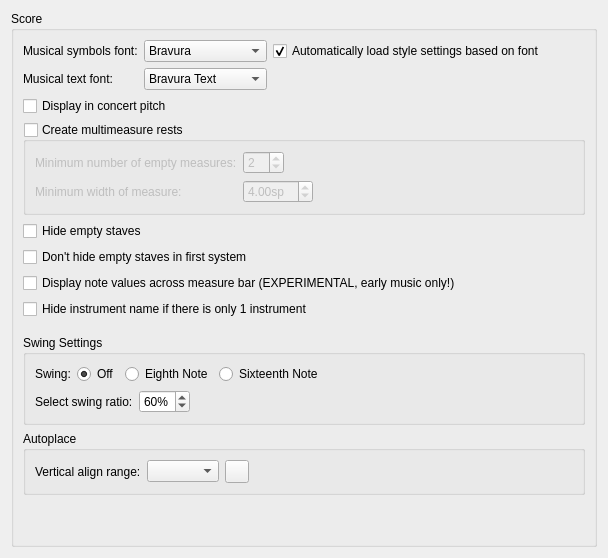
      <widget class="QWidget" name="PageScore">
       <layout class="QVBoxLayout" name="verticalLayout_20">
        <property name="spacing">
         <number>0</number>
        </property>
        <item>
         <widget class="QGroupBox" name="groupBox_12">
          <property name="title">
           <string>Score</string>
          </property>
          <layout class="QVBoxLayout" name="verticalLayout_6">
           <item>
            <layout class="QGridLayout" name="gridLayout">
             <item row="0" column="2">
              <widget class="QCheckBox" name="optimizeStyleCheckbox">
               <property name="toolTip">
                <string>MuseScore will change the style to suit the font better</string>
               </property>
               <property name="text">
                <string>Automatically load style settings based on font</string>
               </property>
               <property name="checked">
                <bool>true</bool>
               </property>
              </widget>
             </item>
             <item row="0" column="0">
              <widget class="QLabel" name="label_63">
               <property name="text">
                <string>Musical symbols font:</string>
               </property>
               <property name="buddy">
                <cstring>musicalSymbolFont</cstring>
               </property>
              </widget>
             </item>
             <item row="1" column="0">
              <widget class="QLabel" name="label_4">
               <property name="text">
                <string>Musical text font:</string>
               </property>
               <property name="buddy">
                <cstring>musicalTextFont</cstring>
               </property>
              </widget>
             </item>
             <item row="0" column="1">
              <widget class="QComboBox" name="musicalSymbolFont">
               <property name="sizePolicy">
                <sizepolicy hsizetype="Expanding" vsizetype="Fixed">
                 <horstretch>0</horstretch>
                 <verstretch>0</verstretch>
                </sizepolicy>
               </property>
               <item>
                <property name="text">
                 <string notr="true">Bravura</string>
                </property>
               </item>
               <item>
                <property name="text">
                 <string notr="true">Emmentaler</string>
                </property>
               </item>
               <item>
                <property name="text">
                 <string notr="true">Gonville</string>
                </property>
               </item>
               <item>
                <property name="text">
                 <string notr="true">MuseJazz</string>
                </property>
               </item>
              </widget>
             </item>
             <item row="1" column="1">
              <widget class="QComboBox" name="musicalTextFont">
               <item>
                <property name="text">
                 <string>Bravura Text</string>
                </property>
               </item>
               <item>
                <property name="text">
                 <string>Emmentaler Text</string>
                </property>
               </item>
               <item>
                <property name="text">
                 <string>Gonville Text</string>
                </property>
               </item>
               <item>
                <property name="text">
                 <string/>
                </property>
               </item>
              </widget>
             </item>
             <item row="0" column="3">
              <spacer name="horizontalSpacer_2">
               <property name="orientation">
                <enum>Qt::Horizontal</enum>
               </property>
               <property name="sizeHint" stdset="0">
                <size>
                 <width>40</width>
                 <height>20</height>
                </size>
               </property>
              </spacer>
             </item>
            </layout>
           </item>
           <item>
            <widget class="QCheckBox" name="concertPitch">
             <property name="text">
              <string>Display in concert pitch</string>
             </property>
            </widget>
           </item>
           <item>
            <widget class="QGroupBox" name="multiMeasureRests">
             <property name="title">
              <string>Create multimeasure rests</string>
             </property>
             <property name="checkable">
              <bool>true</bool>
             </property>
             <property name="checked">
              <bool>false</bool>
             </property>
             <layout class="QVBoxLayout" name="verticalLayout_5">
              <item>
               <layout class="QFormLayout" name="formLayout_3">
                <item row="0" column="0">
                 <widget class="QLabel" name="label_15">
                  <property name="text">
                   <string>Minimum number of empty measures:</string>
                  </property>
                  <property name="buddy">
                   <cstring>minEmptyMeasures</cstring>
                  </property>
                 </widget>
                </item>
                <item row="0" column="1">
                 <widget class="QSpinBox" name="minEmptyMeasures">
                  <property name="sizePolicy">
                   <sizepolicy hsizetype="Maximum" vsizetype="Fixed">
                    <horstretch>0</horstretch>
                    <verstretch>0</verstretch>
                   </sizepolicy>
                  </property>
                  <property name="minimum">
                   <number>1</number>
                  </property>
                  <property name="value">
                   <number>2</number>
                  </property>
                 </widget>
                </item>
                <item row="1" column="0">
                 <widget class="QLabel" name="label_16">
                  <property name="text">
                   <string>Minimum width of measure:</string>
                  </property>
                  <property name="buddy">
                   <cstring>minMeasureWidth</cstring>
                  </property>
                 </widget>
                </item>
                <item row="1" column="1">
                 <widget class="QDoubleSpinBox" name="minMeasureWidth">
                  <property name="sizePolicy">
                   <sizepolicy hsizetype="Maximum" vsizetype="Fixed">
                    <horstretch>0</horstretch>
                    <verstretch>0</verstretch>
                   </sizepolicy>
                  </property>
                  <property name="suffix">
                   <string>sp</string>
                  </property>
                  <property name="minimum">
                   <double>2.000000000000000</double>
                  </property>
                  <property name="value">
                   <double>4.000000000000000</double>
                  </property>
                 </widget>
                </item>
               </layout>
              </item>
             </layout>
            </widget>
           </item>
           <item>
            <widget class="QCheckBox" name="hideEmptyStaves">
             <property name="text">
              <string>Hide empty staves</string>
             </property>
            </widget>
           </item>
           <item>
            <widget class="QCheckBox" name="dontHideStavesInFirstSystem">
             <property name="text">
              <string>Don't hide empty staves in first system</string>
             </property>
            </widget>
           </item>
           <item>
            <widget class="QCheckBox" name="crossMeasureValues">
             <property name="text">
              <string>Display note values across measure bar (EXPERIMENTAL, early music only!)</string>
             </property>
            </widget>
           </item>
           <item>
            <widget class="QCheckBox" name="hideInstrumentNameIfOneInstrument">
             <property name="text">
              <string>Hide instrument name if there is only 1 instrument</string>
             </property>
            </widget>
           </item>
           <item>
            <spacer name="verticalSpacer_10">
             <property name="orientation">
              <enum>Qt::Vertical</enum>
             </property>
             <property name="sizeType">
              <enum>QSizePolicy::Preferred</enum>
             </property>
             <property name="sizeHint" stdset="0">
              <size>
               <width>10</width>
               <height>10</height>
              </size>
             </property>
            </spacer>
           </item>
           <item>
            <widget class="QGroupBox" name="swingSettings">
             <property name="title">
              <string>Swing Settings</string>
             </property>
             <layout class="QVBoxLayout" name="verticalLayout_39">
              <item>
               <layout class="QHBoxLayout" name="horizontalLayout_10">
                <item>
                 <widget class="QLabel" name="SwingLabel">
                  <property name="text">
                   <string>Swing:</string>
                  </property>
                 </widget>
                </item>
                <item>
                 <widget class="QRadioButton" name="SwingOff">
                  <property name="text">
                   <string>Off</string>
                  </property>
                  <property name="checked">
                   <bool>true</bool>
                  </property>
                 </widget>
                </item>
                <item>
                 <widget class="QRadioButton" name="swingEighth">
                  <property name="text">
                   <string>Eighth Note</string>
                  </property>
                 </widget>
                </item>
                <item>
                 <widget class="QRadioButton" name="swingSixteenth">
                  <property name="text">
                   <string>Sixteenth Note</string>
                  </property>
                 </widget>
                </item>
                <item>
                 <spacer name="zontalSpacer_16">
                  <property name="orientation">
                   <enum>Qt::Horizontal</enum>
                  </property>
                  <property name="sizeHint" stdset="0">
                   <size>
                    <width>40</width>
                    <height>20</height>
                   </size>
                  </property>
                 </spacer>
                </item>
               </layout>
              </item>
              <item>
               <layout class="QHBoxLayout" name="horizontalLayout_11">
                <item>
                 <widget class="QLabel" name="label_3">
                  <property name="text">
                   <string>Select swing ratio:</string>
                  </property>
                  <property name="buddy">
                   <cstring>swingBox</cstring>
                  </property>
                 </widget>
                </item>
                <item>
                 <widget class="QSpinBox" name="swingBox">
                  <property name="sizePolicy">
                   <sizepolicy hsizetype="Maximum" vsizetype="Fixed">
                    <horstretch>0</horstretch>
                    <verstretch>0</verstretch>
                   </sizepolicy>
                  </property>
                  <property name="suffix">
                   <string>%</string>
                  </property>
                  <property name="minimum">
                   <number>50</number>
                  </property>
                  <property name="value">
                   <number>60</number>
                  </property>
                 </widget>
                </item>
                <item>
                 <spacer name="horizontalSpacer_16">
                  <property name="orientation">
                   <enum>Qt::Horizontal</enum>
                  </property>
                  <property name="sizeHint" stdset="0">
                   <size>
                    <width>40</width>
                    <height>20</height>
                   </size>
                  </property>
                 </spacer>
                </item>
               </layout>
              </item>
             </layout>
            </widget>
           </item>
           <item>
            <widget class="QGroupBox" name="groupBox_33">
             <property name="title">
              <string>Autoplace</string>
             </property>
             <layout class="QGridLayout" name="gridLayout_11">
              <item row="0" column="1">
               <widget class="QComboBox" name="autoplaceVerticalAlignRange"/>
              </item>
              <item row="0" column="0">
               <widget class="QLabel" name="label_36">
                <property name="text">
                 <string>Vertical align range:</string>
                </property>
                <property name="buddy">
                 <cstring>autoplaceVerticalAlignRange</cstring>
                </property>
               </widget>
              </item>
              <item row="0" column="3">
               <spacer name="horizontalSpacer_23">
                <property name="orientation">
                 <enum>Qt::Horizontal</enum>
                </property>
                <property name="sizeHint" stdset="0">
                 <size>
                  <width>40</width>
                  <height>20</height>
                 </size>
                </property>
               </spacer>
              </item>
              <item row="0" column="2">
               <widget class="QToolButton" name="resetAutoplaceVerticalAlignRange">
                <property name="toolTip">
                 <string>Reset to default</string>
                </property>
                <property name="accessibleName">
                 <string>Reset 'Vertical align range' value</string>
                </property>
                <property name="text">
                 <string notr="true"/>
                </property>
                <property name="icon">
                 <iconset resource="musescore.qrc">
                  <normaloff>:/data/icons/edit-reset.svg</normaloff>:/data/icons/edit-reset.svg</iconset>
                </property>
               </widget>
              </item>
             </layout>
            </widget>
           </item>
           <item>
            <spacer name="verticalSpacer">
             <property name="orientation">
              <enum>Qt::Vertical</enum>
             </property>
             <property name="sizeHint" stdset="0">
              <size>
               <width>20</width>
               <height>40</height>
              </size>
             </property>
            </spacer>
           </item>
          </layout>
         </widget>
        </item>
       </layout>
      </widget>
